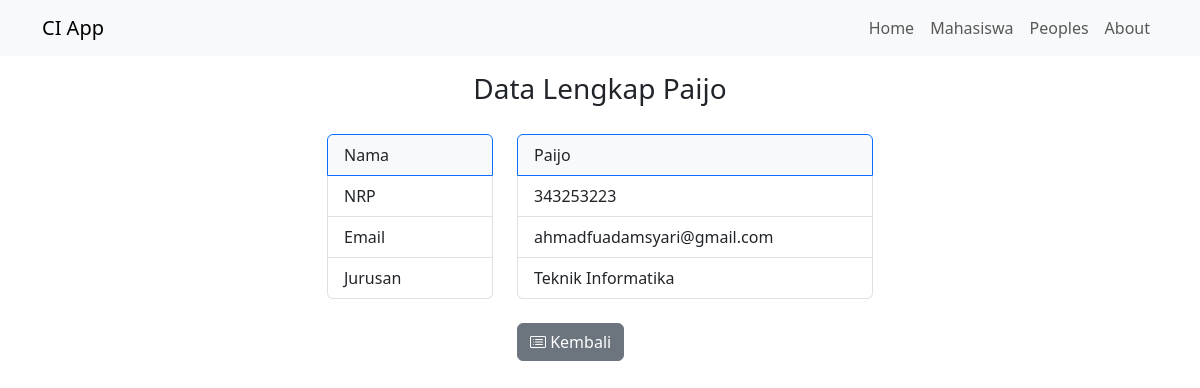
Screenshot of /mahasiswa/detail/31 with the database file from the repository.
### tables this page shows
CREATE TABLE `mahasiswa` (
  `id` int(11) NOT NULL,
  `nama` varchar(100) NOT NULL,
  `nrp` varchar(100) NOT NULL,
  `email` varchar(100) NOT NULL,
  `jurusan` varchar(100) NOT NULL
);

### application/controllers/Mahasiswa.php (called while the page is built, shortened)
<?php
class Mahasiswa extends CI_Controller
{
    public function __construct()
    {
        $this->load->model('Mahasiswa_model');
        $this->load->library('form_validation');
    }
    public function detail($id)
    {
        $data['mahasiswa'] = $this->Mahasiswa_model->getMahasiswaById($id);
        $data['judul'] = $data['mahasiswa']['nama'];
        $this->load->view('templates/header', $data);
        $this->load->view('mahasiswa/detail', $data);
        $this->load->view('templates/footer');
    }
}

### index.php (called while the page is built, shortened)
<?php
require_once BASEPATH.'core/CodeIgniter.php';

### application/models/Mahasiswa_model.php (called while the page is built, shortened)
<?php
class Mahasiswa_model extends CI_Model
{
    public function getMahasiswaById($id)
    {
        $this->db->where('id', $id);
        return $this->db->get('mahasiswa')->row_array();
    }
}

### application/views/mahasiswa/detail.php (the view)
<div class="container">
    <div class="row mt-3">
        <div class="col-md-12 text-center">
            <h3>Data Lengkap <?= $mahasiswa['nama'] ?></h3>
        </div>
    </div>
    <div class="row mt-3 justify-content-center">
        <div class="col-md-2 ">
            <ul class="list-group mt-1">
                <li class="list-group-item active bg-light text-dark">Nama</li>
                <li class="list-group-item">NRP</li>
                <li class="list-group-item">Email</li>
                <li class="list-group-item">Jurusan</li>
            </ul>
        </div>
        <div class="col-md-4 ">
            <ul class="list-group mt-1">
                <li class="list-group-item active bg-light text-dark"><?= $mahasiswa['nama'] ?></li>
                <li class="list-group-item"><?= $mahasiswa['nrp'] ?></li>
                <li class="list-group-item"><?= $mahasiswa['email'] ?></li>
                <li class="list-group-item"><?= $mahasiswa['jurusan'] ?></li>
            </ul>
        </div>
    </div>
    <div class="row justify-content-center mt-4">
        <div class="col-md-2">
            <a href="<?= base_url() ?>/mahasiswa" class="btn btn-secondary"><i class="bi bi-card-list"></i> Kembali</a>
        </div>
    </div>
</div>

### rows the page displays
mahasiswa: nama "Paijo", nrp "343253223", email "ahmadfuadamsyari@gmail.com", jurusan "Teknik Informatika"
